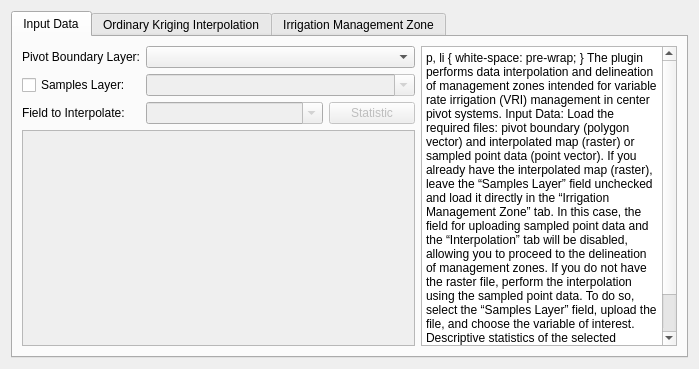
<?xml version="1.0" encoding="UTF-8"?>
<ui version="4.0">
 <class>PivoDialogBase</class>
 <widget class="QDialog" name="PivoDialogBase">
  <property name="geometry">
   <rect>
    <x>0</x>
    <y>0</y>
    <width>648</width>
    <height>334</height>
   </rect>
  </property>
  <property name="windowTitle">
   <string>VRI Pivo</string>
  </property>
  <property name="windowIcon">
   <iconset>
    <normaloff>icon.png</normaloff>icon.png</iconset>
  </property>
  <layout class="QGridLayout" name="gridLayout">
   <item row="0" column="0">
    <widget class="QTabWidget" name="tabWidget">
     <property name="currentIndex">
      <number>0</number>
     </property>
     <widget class="QWidget" name="tab_1">
      <attribute name="title">
       <string>Input Data</string>
      </attribute>
      <layout class="QGridLayout" name="gridLayout_3">
       <item row="0" column="1" colspan="3">
        <widget class="QgsMapLayerComboBox" name="mMapLayerComboBox_2"/>
       </item>
       <item row="7" column="0">
        <spacer name="horizontalSpacer">
         <property name="orientation">
          <enum>Qt::Horizontal</enum>
         </property>
         <property name="sizeHint" stdset="0">
          <size>
           <width>40</width>
           <height>1</height>
          </size>
         </property>
        </spacer>
       </item>
       <item row="7" column="2">
        <spacer name="horizontalSpacer_4">
         <property name="orientation">
          <enum>Qt::Horizontal</enum>
         </property>
         <property name="sizeHint" stdset="0">
          <size>
           <width>40</width>
           <height>1</height>
          </size>
         </property>
        </spacer>
       </item>
       <item row="2" column="0">
        <widget class="QLabel" name="label_9">
         <property name="sizePolicy">
          <sizepolicy hsizetype="Preferred" vsizetype="Preferred">
           <horstretch>0</horstretch>
           <verstretch>0</verstretch>
          </sizepolicy>
         </property>
         <property name="text">
          <string>Field to Interpolate:</string>
         </property>
        </widget>
       </item>
       <item row="7" column="1">
        <spacer name="horizontalSpacer_2">
         <property name="orientation">
          <enum>Qt::Horizontal</enum>
         </property>
         <property name="sizeHint" stdset="0">
          <size>
           <width>40</width>
           <height>1</height>
          </size>
         </property>
        </spacer>
       </item>
       <item row="0" column="4" rowspan="7">
        <widget class="QTextBrowser" name="textBrowser_3">
         <property name="sizePolicy">
          <sizepolicy hsizetype="Fixed" vsizetype="Expanding">
           <horstretch>0</horstretch>
           <verstretch>0</verstretch>
          </sizepolicy>
         </property>
         <property name="html">
          <string>&lt;!DOCTYPE HTML PUBLIC &quot;-//W3C//DTD HTML 4.0//EN&quot; &quot;http://www.w3.org/TR/REC-html40/strict.dtd&quot;&gt;
&lt;html&gt;&lt;head&gt;&lt;meta name=&quot;qrichtext&quot; content=&quot;1&quot; /&gt;&lt;style type=&quot;text/css&quot;&gt;
p, li { white-space: pre-wrap; }
&lt;/style&gt;&lt;/head&gt;&lt;body style=&quot; font-family:'MS Shell Dlg 2'; font-size:8.25pt; font-weight:400; font-style:normal;&quot;&gt;
&lt;p style=&quot; margin-top:0px; margin-bottom:0px; margin-left:0px; margin-right:0px; -qt-block-indent:0; text-indent:0px;&quot;&gt;The plugin performs data interpolation and delineation of management zones intended for variable rate irrigation (VRI) management in center pivot systems.&lt;/p&gt;
&lt;p style=&quot;-qt-paragraph-type:empty; margin-top:0px; margin-bottom:0px; margin-left:0px; margin-right:0px; -qt-block-indent:0; text-indent:0px;&quot;&gt;&lt;br /&gt;&lt;/p&gt;
&lt;p style=&quot; margin-top:0px; margin-bottom:12px; margin-left:0px; margin-right:0px; -qt-block-indent:0; text-indent:0px;&quot;&gt;&lt;span style=&quot; font-weight:600;&quot;&gt;Input Data:&lt;/span&gt;&lt;/p&gt;
&lt;p style=&quot; margin-top:0px; margin-bottom:12px; margin-left:0px; margin-right:0px; -qt-block-indent:0; text-indent:0px;&quot;&gt;Load the required files: pivot boundary (polygon vector) and interpolated map (raster) or sampled point data (point vector).&lt;/p&gt;
&lt;p style=&quot; margin-top:0px; margin-bottom:0px; margin-left:0px; margin-right:0px; -qt-block-indent:0; text-indent:0px;&quot;&gt;If you already have the interpolated map (raster), leave the “Samples Layer” field unchecked and load it directly in the “Irrigation Management Zone” tab. In this case, the field for uploading sampled point data and the “Interpolation” tab will be disabled, allowing you to proceed to the delineation of management zones.&lt;/p&gt;
&lt;p style=&quot;-qt-paragraph-type:empty; margin-top:0px; margin-bottom:0px; margin-left:0px; margin-right:0px; -qt-block-indent:0; text-indent:0px;&quot;&gt;&lt;br /&gt;&lt;/p&gt;
&lt;p style=&quot; margin-top:0px; margin-bottom:0px; margin-left:0px; margin-right:0px; -qt-block-indent:0; text-indent:0px;&quot;&gt;If you do not have the raster file, perform the interpolation using the sampled point data. To do so, select the “Samples Layer” field, upload the file, and choose the variable of interest. Descriptive statistics of the selected variable can be viewed before proceeding.&lt;/p&gt;
&lt;p style=&quot;-qt-paragraph-type:empty; margin-top:0px; margin-bottom:0px; margin-left:0px; margin-right:0px; -qt-block-indent:0; text-indent:0px;&quot;&gt;&lt;br /&gt;&lt;/p&gt;
&lt;p style=&quot; margin-top:0px; margin-bottom:0px; margin-left:0px; margin-right:0px; -qt-block-indent:0; text-indent:0px;&quot;&gt;&lt;span style=&quot; font-weight:600;&quot;&gt;Note:&lt;/span&gt; All files must be in the UTM projection system.&lt;/p&gt;&lt;/body&gt;&lt;/html&gt;</string>
         </property>
        </widget>
       </item>
       <item row="1" column="1" colspan="3">
        <widget class="QgsMapLayerComboBox" name="mMapLayerComboBox">
         <property name="enabled">
          <bool>false</bool>
         </property>
         <property name="editable">
          <bool>true</bool>
         </property>
        </widget>
       </item>
       <item row="7" column="3">
        <spacer name="horizontalSpacer_5">
         <property name="orientation">
          <enum>Qt::Horizontal</enum>
         </property>
         <property name="sizeHint" stdset="0">
          <size>
           <width>40</width>
           <height>1</height>
          </size>
         </property>
        </spacer>
       </item>
       <item row="2" column="1" colspan="2">
        <widget class="QgsFieldComboBox" name="mFieldComboBox">
         <property name="enabled">
          <bool>false</bool>
         </property>
         <property name="editable">
          <bool>true</bool>
         </property>
        </widget>
       </item>
       <item row="2" column="3">
        <widget class="QPushButton" name="pushButton">
         <property name="enabled">
          <bool>false</bool>
         </property>
         <property name="text">
          <string>Statistic</string>
         </property>
        </widget>
       </item>
       <item row="0" column="0">
        <widget class="QLabel" name="label_3">
         <property name="sizePolicy">
          <sizepolicy hsizetype="Fixed" vsizetype="Preferred">
           <horstretch>0</horstretch>
           <verstretch>0</verstretch>
          </sizepolicy>
         </property>
         <property name="text">
          <string>Pivot Boundary Layer:</string>
         </property>
        </widget>
       </item>
       <item row="7" column="4">
        <spacer name="horizontalSpacer_3">
         <property name="orientation">
          <enum>Qt::Horizontal</enum>
         </property>
         <property name="sizeHint" stdset="0">
          <size>
           <width>40</width>
           <height>1</height>
          </size>
         </property>
        </spacer>
       </item>
       <item row="1" column="0">
        <widget class="QCheckBox" name="checkBox_8">
         <property name="text">
          <string>Samples Layer:</string>
         </property>
         <property name="checked">
          <bool>false</bool>
         </property>
        </widget>
       </item>
       <item row="3" column="0" rowspan="4" colspan="4">
        <widget class="QTableWidget" name="tableWidget">
         <property name="enabled">
          <bool>false</bool>
         </property>
        </widget>
       </item>
      </layout>
     </widget>
     <widget class="QWidget" name="tab_2">
      <attribute name="title">
       <string>Ordinary Kriging Interpolation</string>
      </attribute>
      <layout class="QGridLayout" name="gridLayout_4">
       <item row="0" column="0" colspan="3">
        <widget class="QGroupBox" name="groupBox_4">
         <property name="title">
          <string/>
         </property>
         <layout class="QGridLayout" name="gridLayout_7">
          <item row="5" column="1">
           <spacer name="horizontalSpacer_17">
            <property name="orientation">
             <enum>Qt::Horizontal</enum>
            </property>
            <property name="sizeHint" stdset="0">
             <size>
              <width>40</width>
              <height>1</height>
             </size>
            </property>
           </spacer>
          </item>
          <item row="5" column="2">
           <spacer name="horizontalSpacer_18">
            <property name="orientation">
             <enum>Qt::Horizontal</enum>
            </property>
            <property name="sizeHint" stdset="0">
             <size>
              <width>40</width>
              <height>1</height>
             </size>
            </property>
           </spacer>
          </item>
          <item row="3" column="1" colspan="3">
           <widget class="QComboBox" name="comboBox_8">
            <item>
             <property name="text">
              <string>[0] Standard Deviation</string>
             </property>
            </item>
            <item>
             <property name="text">
              <string>[1] Variance</string>
             </property>
            </item>
           </widget>
          </item>
          <item row="5" column="3">
           <spacer name="horizontalSpacer_7">
            <property name="orientation">
             <enum>Qt::Horizontal</enum>
            </property>
            <property name="sizeHint" stdset="0">
             <size>
              <width>40</width>
              <height>1</height>
             </size>
            </property>
           </spacer>
          </item>
          <item row="4" column="0">
           <widget class="QLabel" name="label_18">
            <property name="sizePolicy">
             <sizepolicy hsizetype="Fixed" vsizetype="Preferred">
              <horstretch>0</horstretch>
              <verstretch>0</verstretch>
             </sizepolicy>
            </property>
            <property name="text">
             <string>Fit:</string>
            </property>
           </widget>
          </item>
          <item row="1" column="0">
           <widget class="QLabel" name="label_2">
            <property name="text">
             <string>Range of Nearest Points:</string>
            </property>
           </widget>
          </item>
          <item row="3" column="0">
           <widget class="QLabel" name="label_19">
            <property name="sizePolicy">
             <sizepolicy hsizetype="Fixed" vsizetype="Preferred">
              <horstretch>0</horstretch>
              <verstretch>0</verstretch>
             </sizepolicy>
            </property>
            <property name="minimumSize">
             <size>
              <width>140</width>
              <height>0</height>
             </size>
            </property>
            <property name="maximumSize">
             <size>
              <width>140</width>
              <height>16777215</height>
             </size>
            </property>
            <property name="text">
             <string>Error Measure:</string>
            </property>
           </widget>
          </item>
          <item row="4" column="1" colspan="3">
           <widget class="QComboBox" name="comboBox_7">
            <property name="currentIndex">
             <number>1</number>
            </property>
            <item>
             <property name="text">
              <string>[0] nodes</string>
             </property>
            </item>
            <item>
             <property name="text">
              <string>[1] cell</string>
             </property>
            </item>
           </widget>
          </item>
          <item row="0" column="0">
           <widget class="QLabel" name="label_17">
            <property name="sizePolicy">
             <sizepolicy hsizetype="Minimum" vsizetype="Preferred">
              <horstretch>0</horstretch>
              <verstretch>0</verstretch>
             </sizepolicy>
            </property>
            <property name="text">
             <string>Cell size (meters):</string>
            </property>
           </widget>
          </item>
          <item row="5" column="0">
           <spacer name="horizontalSpacer_14">
            <property name="orientation">
             <enum>Qt::Horizontal</enum>
            </property>
            <property name="sizeType">
             <enum>QSizePolicy::Expanding</enum>
            </property>
            <property name="sizeHint" stdset="0">
             <size>
              <width>139</width>
              <height>1</height>
             </size>
            </property>
           </spacer>
          </item>
          <item row="1" column="1">
           <widget class="QLabel" name="label_20">
            <property name="sizePolicy">
             <sizepolicy hsizetype="Fixed" vsizetype="Preferred">
              <horstretch>0</horstretch>
              <verstretch>0</verstretch>
             </sizepolicy>
            </property>
            <property name="text">
             <string>Minimum</string>
            </property>
           </widget>
          </item>
          <item row="2" column="1">
           <widget class="QLabel" name="label_21">
            <property name="sizePolicy">
             <sizepolicy hsizetype="Fixed" vsizetype="Preferred">
              <horstretch>0</horstretch>
              <verstretch>0</verstretch>
             </sizepolicy>
            </property>
            <property name="text">
             <string>Maximum</string>
            </property>
           </widget>
          </item>
          <item row="1" column="2" colspan="2">
           <widget class="QSpinBox" name="spinBox_6">
            <property name="minimum">
             <number>0</number>
            </property>
            <property name="maximum">
             <number>999</number>
            </property>
            <property name="value">
             <number>5</number>
            </property>
           </widget>
          </item>
          <item row="2" column="2" colspan="2">
           <widget class="QSpinBox" name="spinBox_7">
            <property name="minimum">
             <number>0</number>
            </property>
            <property name="maximum">
             <number>999</number>
            </property>
            <property name="value">
             <number>20</number>
            </property>
           </widget>
          </item>
          <item row="0" column="1" colspan="3">
           <widget class="QSpinBox" name="spinBox_5"/>
          </item>
         </layout>
        </widget>
       </item>
       <item row="0" column="3" rowspan="3">
        <widget class="QTextBrowser" name="textBrowser">
         <property name="sizePolicy">
          <sizepolicy hsizetype="Fixed" vsizetype="Expanding">
           <horstretch>0</horstretch>
           <verstretch>0</verstretch>
          </sizepolicy>
         </property>
         <property name="html">
          <string>&lt;!DOCTYPE HTML PUBLIC &quot;-//W3C//DTD HTML 4.0//EN&quot; &quot;http://www.w3.org/TR/REC-html40/strict.dtd&quot;&gt;
&lt;html&gt;&lt;head&gt;&lt;meta name=&quot;qrichtext&quot; content=&quot;1&quot; /&gt;&lt;style type=&quot;text/css&quot;&gt;
p, li { white-space: pre-wrap; }
&lt;/style&gt;&lt;/head&gt;&lt;body style=&quot; font-family:'MS Shell Dlg 2'; font-size:8.25pt; font-weight:400; font-style:normal;&quot;&gt;
&lt;p style=&quot; margin-top:0px; margin-bottom:0px; margin-left:0px; margin-right:0px; -qt-block-indent:0; text-indent:0px;&quot;&gt;&lt;span style=&quot; font-weight:600;&quot;&gt;Interpolation:&lt;/span&gt;&lt;/p&gt;
&lt;p style=&quot;-qt-paragraph-type:empty; margin-top:0px; margin-bottom:0px; margin-left:0px; margin-right:0px; -qt-block-indent:0; text-indent:0px; font-weight:600;&quot;&gt;&lt;br /&gt;&lt;/p&gt;
&lt;p style=&quot; margin-top:0px; margin-bottom:0px; margin-left:0px; margin-right:0px; -qt-block-indent:0; text-indent:0px;&quot;&gt;Performs interpolation using Ordinary Kriging, implemented through SAGA Next Gen (version 9.10.0).&lt;/p&gt;
&lt;p style=&quot;-qt-paragraph-type:empty; margin-top:0px; margin-bottom:0px; margin-left:0px; margin-right:0px; -qt-block-indent:0; text-indent:0px;&quot;&gt;&lt;br /&gt;&lt;/p&gt;
&lt;p style=&quot; margin-top:0px; margin-bottom:0px; margin-left:0px; margin-right:0px; -qt-block-indent:0; text-indent:0px;&quot;&gt;The user must define the spatial resolution (pixel size), the minimum and maximum number of neighbors, and the type of prediction error.&lt;/p&gt;
&lt;p style=&quot;-qt-paragraph-type:empty; margin-top:0px; margin-bottom:0px; margin-left:0px; margin-right:0px; -qt-block-indent:0; text-indent:0px;&quot;&gt;&lt;br /&gt;&lt;/p&gt;
&lt;p style=&quot; margin-top:0px; margin-bottom:0px; margin-left:0px; margin-right:0px; -qt-block-indent:0; text-indent:0px;&quot;&gt;There is an option to perform automatic cross-validation using three available methods.&lt;/p&gt;
&lt;p style=&quot;-qt-paragraph-type:empty; margin-top:0px; margin-bottom:0px; margin-left:0px; margin-right:0px; -qt-block-indent:0; text-indent:0px;&quot;&gt;&lt;br /&gt;&lt;/p&gt;
&lt;p style=&quot; margin-top:0px; margin-bottom:0px; margin-left:0px; margin-right:0px; -qt-block-indent:0; text-indent:0px;&quot;&gt;At the end, reports containing the residuals and prediction errors are generated.&lt;/p&gt;
&lt;p style=&quot;-qt-paragraph-type:empty; margin-top:0px; margin-bottom:0px; margin-left:0px; margin-right:0px; -qt-block-indent:0; text-indent:0px;&quot;&gt;&lt;br /&gt;&lt;/p&gt;
&lt;p style=&quot; margin-top:0px; margin-bottom:0px; margin-left:0px; margin-right:0px; -qt-block-indent:0; text-indent:0px;&quot;&gt;When clicking on “Interpolate”, temporary files will be created.&lt;/p&gt;&lt;/body&gt;&lt;/html&gt;</string>
         </property>
        </widget>
       </item>
       <item row="1" column="0" colspan="3">
        <widget class="QGroupBox" name="groupBox_3">
         <property name="title">
          <string/>
         </property>
         <layout class="QGridLayout" name="gridLayout_6">
          <property name="topMargin">
           <number>9</number>
          </property>
          <item row="1" column="0">
           <widget class="QLabel" name="label_27">
            <property name="sizePolicy">
             <sizepolicy hsizetype="Fixed" vsizetype="Preferred">
              <horstretch>0</horstretch>
              <verstretch>0</verstretch>
             </sizepolicy>
            </property>
            <property name="minimumSize">
             <size>
              <width>140</width>
              <height>0</height>
             </size>
            </property>
            <property name="maximumSize">
             <size>
              <width>140</width>
              <height>16777215</height>
             </size>
            </property>
            <property name="text">
             <string>Cross Validation Subsamples:</string>
            </property>
           </widget>
          </item>
          <item row="1" column="1" colspan="3">
           <widget class="QSpinBox" name="spinBox_8">
            <property name="maximum">
             <number>999</number>
            </property>
            <property name="value">
             <number>10</number>
            </property>
           </widget>
          </item>
          <item row="2" column="2">
           <spacer name="horizontalSpacer_21">
            <property name="orientation">
             <enum>Qt::Horizontal</enum>
            </property>
            <property name="sizeHint" stdset="0">
             <size>
              <width>40</width>
              <height>1</height>
             </size>
            </property>
           </spacer>
          </item>
          <item row="2" column="0">
           <spacer name="horizontalSpacer_19">
            <property name="orientation">
             <enum>Qt::Horizontal</enum>
            </property>
            <property name="sizeHint" stdset="0">
             <size>
              <width>40</width>
              <height>1</height>
             </size>
            </property>
           </spacer>
          </item>
          <item row="2" column="1">
           <spacer name="horizontalSpacer_22">
            <property name="orientation">
             <enum>Qt::Horizontal</enum>
            </property>
            <property name="sizeHint" stdset="0">
             <size>
              <width>40</width>
              <height>1</height>
             </size>
            </property>
           </spacer>
          </item>
          <item row="0" column="1" colspan="3">
           <widget class="QComboBox" name="comboBox_9">
            <item>
             <property name="text">
              <string>[0] none</string>
             </property>
            </item>
            <item>
             <property name="text">
              <string>[1] leave one out</string>
             </property>
            </item>
            <item>
             <property name="text">
              <string>[2] 2-fold</string>
             </property>
            </item>
            <item>
             <property name="text">
              <string>[3] k-fold</string>
             </property>
            </item>
           </widget>
          </item>
          <item row="0" column="0">
           <widget class="QLabel" name="label_26">
            <property name="sizePolicy">
             <sizepolicy hsizetype="Fixed" vsizetype="Preferred">
              <horstretch>0</horstretch>
              <verstretch>0</verstretch>
             </sizepolicy>
            </property>
            <property name="text">
             <string>Cross Validation:</string>
            </property>
           </widget>
          </item>
          <item row="2" column="3">
           <spacer name="horizontalSpacer_20">
            <property name="orientation">
             <enum>Qt::Horizontal</enum>
            </property>
            <property name="sizeHint" stdset="0">
             <size>
              <width>40</width>
              <height>1</height>
             </size>
            </property>
           </spacer>
          </item>
         </layout>
        </widget>
       </item>
       <item row="2" column="0">
        <spacer name="horizontalSpacer_13">
         <property name="orientation">
          <enum>Qt::Horizontal</enum>
         </property>
         <property name="sizeHint" stdset="0">
          <size>
           <width>148</width>
           <height>20</height>
          </size>
         </property>
        </spacer>
       </item>
       <item row="2" column="1">
        <widget class="QPushButton" name="pushButton_2">
         <property name="text">
          <string>Interpolate</string>
         </property>
        </widget>
       </item>
       <item row="2" column="2">
        <spacer name="horizontalSpacer_6">
         <property name="orientation">
          <enum>Qt::Horizontal</enum>
         </property>
         <property name="sizeHint" stdset="0">
          <size>
           <width>103</width>
           <height>20</height>
          </size>
         </property>
        </spacer>
       </item>
      </layout>
     </widget>
     <widget class="QWidget" name="tab_3">
      <attribute name="title">
       <string>Irrigation Management Zone</string>
      </attribute>
      <layout class="QGridLayout" name="gridLayout_9">
       <item row="4" column="1" colspan="3">
        <widget class="QComboBox" name="comboBox_3">
         <item>
          <property name="text">
           <string>[0] random</string>
          </property>
         </item>
         <item>
          <property name="text">
           <string>[1] periodical</string>
          </property>
         </item>
         <item>
          <property name="text">
           <string>[2] keep values</string>
          </property>
         </item>
        </widget>
       </item>
       <item row="2" column="1" colspan="3">
        <widget class="QSpinBox" name="spinBox">
         <property name="minimum">
          <number>2</number>
         </property>
         <property name="maximum">
          <number>999</number>
         </property>
         <property name="value">
          <number>2</number>
         </property>
        </widget>
       </item>
       <item row="1" column="0">
        <widget class="QLabel" name="label_5">
         <property name="text">
          <string>Cluster Method:</string>
         </property>
        </widget>
       </item>
       <item row="7" column="1">
        <spacer name="horizontalSpacer_9">
         <property name="orientation">
          <enum>Qt::Horizontal</enum>
         </property>
         <property name="sizeHint" stdset="0">
          <size>
           <width>40</width>
           <height>1</height>
          </size>
         </property>
        </spacer>
       </item>
       <item row="7" column="0">
        <spacer name="horizontalSpacer_8">
         <property name="orientation">
          <enum>Qt::Horizontal</enum>
         </property>
         <property name="sizeHint" stdset="0">
          <size>
           <width>40</width>
           <height>1</height>
          </size>
         </property>
        </spacer>
       </item>
       <item row="3" column="3">
        <widget class="QCheckBox" name="checkBox">
         <property name="text">
          <string>Normalise</string>
         </property>
        </widget>
       </item>
       <item row="6" column="0" colspan="4">
        <widget class="QGroupBox" name="groupBox_2">
         <property name="sizePolicy">
          <sizepolicy hsizetype="Preferred" vsizetype="Fixed">
           <horstretch>0</horstretch>
           <verstretch>0</verstretch>
          </sizepolicy>
         </property>
         <property name="title">
          <string>Variable Rate Irrigation by Speed</string>
         </property>
         <layout class="QGridLayout" name="gridLayout_5">
          <item row="0" column="0">
           <widget class="QCheckBox" name="checkBox_4">
            <property name="text">
             <string>VRI Speed Control</string>
            </property>
           </widget>
          </item>
          <item row="1" column="0">
           <widget class="QLabel" name="label_4">
            <property name="text">
             <string>Rotation Angle:</string>
            </property>
           </widget>
          </item>
          <item row="1" column="1">
           <widget class="QComboBox" name="comboBox">
            <property name="enabled">
             <bool>false</bool>
            </property>
            <property name="currentIndex">
             <number>1</number>
            </property>
            <item>
             <property name="text">
              <string>[0] 360 (1 in 1 degree)</string>
             </property>
            </item>
            <item>
             <property name="text">
              <string>[1] 72 (5 in 5 degrees)</string>
             </property>
            </item>
           </widget>
          </item>
          <item row="0" column="1">
           <widget class="QCheckBox" name="checkBox_7">
            <property name="text">
             <string>Speed Control Statistics</string>
            </property>
           </widget>
          </item>
         </layout>
        </widget>
       </item>
       <item row="3" column="0">
        <widget class="QLabel" name="label_7">
         <property name="text">
          <string>Maximum Iterations:</string>
         </property>
        </widget>
       </item>
       <item row="4" column="0">
        <widget class="QLabel" name="label_8">
         <property name="text">
          <string>Start Partition:</string>
         </property>
        </widget>
       </item>
       <item row="1" column="1" colspan="3">
        <widget class="QComboBox" name="comboBox_2">
         <property name="currentIndex">
          <number>1</number>
         </property>
         <item>
          <property name="text">
           <string>[0] Iterative Minimum Distance (Forgy 1965)</string>
          </property>
         </item>
         <item>
          <property name="text">
           <string>[1] Hill-Climbing (Rubin 1967)</string>
          </property>
         </item>
         <item>
          <property name="text">
           <string>[2] Combined Minimum Distance / Hillclimbing</string>
          </property>
         </item>
        </widget>
       </item>
       <item row="5" column="0" colspan="4">
        <widget class="QGroupBox" name="groupBox">
         <property name="sizePolicy">
          <sizepolicy hsizetype="Preferred" vsizetype="Fixed">
           <horstretch>0</horstretch>
           <verstretch>0</verstretch>
          </sizepolicy>
         </property>
         <property name="title">
          <string>Variable Rate Irrigation by Zones</string>
         </property>
         <layout class="QGridLayout" name="gridLayout_2">
          <item row="0" column="0">
           <widget class="QCheckBox" name="checkBox_5">
            <property name="text">
             <string>VRI Zone Control </string>
            </property>
           </widget>
          </item>
          <item row="0" column="1">
           <widget class="QCheckBox" name="checkBox_6">
            <property name="text">
             <string>Zone Control Statistics </string>
            </property>
           </widget>
          </item>
         </layout>
        </widget>
       </item>
       <item row="7" column="4">
        <spacer name="horizontalSpacer_12">
         <property name="orientation">
          <enum>Qt::Horizontal</enum>
         </property>
         <property name="sizeHint" stdset="0">
          <size>
           <width>40</width>
           <height>1</height>
          </size>
         </property>
        </spacer>
       </item>
       <item row="3" column="1" colspan="2">
        <widget class="QSpinBox" name="spinBox_2">
         <property name="maximum">
          <number>999</number>
         </property>
         <property name="value">
          <number>300</number>
         </property>
        </widget>
       </item>
       <item row="7" column="2">
        <spacer name="horizontalSpacer_10">
         <property name="orientation">
          <enum>Qt::Horizontal</enum>
         </property>
         <property name="sizeHint" stdset="0">
          <size>
           <width>40</width>
           <height>1</height>
          </size>
         </property>
        </spacer>
       </item>
       <item row="7" column="3">
        <spacer name="horizontalSpacer_11">
         <property name="orientation">
          <enum>Qt::Horizontal</enum>
         </property>
         <property name="sizeHint" stdset="0">
          <size>
           <width>40</width>
           <height>1</height>
          </size>
         </property>
        </spacer>
       </item>
       <item row="2" column="0">
        <widget class="QLabel" name="label_6">
         <property name="text">
          <string>N° Clusters:</string>
         </property>
        </widget>
       </item>
       <item row="0" column="0">
        <widget class="QLabel" name="label_10">
         <property name="text">
          <string>Input Raster:</string>
         </property>
        </widget>
       </item>
       <item row="0" column="4" rowspan="7">
        <layout class="QVBoxLayout" name="verticalLayout">
         <item>
          <widget class="QTextBrowser" name="textBrowser_2">
           <property name="sizePolicy">
            <sizepolicy hsizetype="Fixed" vsizetype="Expanding">
             <horstretch>0</horstretch>
             <verstretch>0</verstretch>
            </sizepolicy>
           </property>
           <property name="html">
            <string>&lt;!DOCTYPE HTML PUBLIC &quot;-//W3C//DTD HTML 4.0//EN&quot; &quot;http://www.w3.org/TR/REC-html40/strict.dtd&quot;&gt;
&lt;html&gt;&lt;head&gt;&lt;meta name=&quot;qrichtext&quot; content=&quot;1&quot; /&gt;&lt;style type=&quot;text/css&quot;&gt;
p, li { white-space: pre-wrap; }
&lt;/style&gt;&lt;/head&gt;&lt;body style=&quot; font-family:'MS Shell Dlg 2'; font-size:8.25pt; font-weight:400; font-style:normal;&quot;&gt;
&lt;p style=&quot; margin-top:0px; margin-bottom:0px; margin-left:0px; margin-right:0px; -qt-block-indent:0; text-indent:0px;&quot;&gt;&lt;span style=&quot; font-weight:600;&quot;&gt;Irrigation Management Zone:&lt;/span&gt;&lt;/p&gt;
&lt;p style=&quot;-qt-paragraph-type:empty; margin-top:0px; margin-bottom:0px; margin-left:0px; margin-right:0px; -qt-block-indent:0; text-indent:0px;&quot;&gt;&lt;br /&gt;&lt;/p&gt;
&lt;p style=&quot; margin-top:0px; margin-bottom:0px; margin-left:0px; margin-right:0px; -qt-block-indent:0; text-indent:0px;&quot;&gt;Performs fuzzy k-means clustering to create management zones for Variable Rate Irrigation (VRI), considering two geometric formats:&lt;/p&gt;
&lt;p style=&quot;-qt-paragraph-type:empty; margin-top:0px; margin-bottom:0px; margin-left:0px; margin-right:0px; -qt-block-indent:0; text-indent:0px;&quot;&gt;&lt;br /&gt;&lt;/p&gt;
&lt;p style=&quot; margin-top:0px; margin-bottom:0px; margin-left:0px; margin-right:0px; -qt-block-indent:0; text-indent:0px;&quot;&gt;• VRI Zone Control: generates irregular zones for sprinkler-based sector control;&lt;/p&gt;
&lt;p style=&quot;-qt-paragraph-type:empty; margin-top:0px; margin-bottom:0px; margin-left:0px; margin-right:0px; -qt-block-indent:0; text-indent:0px;&quot;&gt;&lt;br /&gt;&lt;/p&gt;
&lt;p style=&quot; margin-top:0px; margin-bottom:0px; margin-left:0px; margin-right:0px; -qt-block-indent:0; text-indent:0px;&quot;&gt;• VRI Speed Control: generates “pizza-slice” shaped zones for pivot speed control.&lt;/p&gt;
&lt;p style=&quot; margin-top:0px; margin-bottom:0px; margin-left:0px; margin-right:0px; -qt-block-indent:0; text-indent:0px;&quot;&gt;The user must define the raster file to be used, the number of zones, and the clustering method.&lt;/p&gt;
&lt;p style=&quot;-qt-paragraph-type:empty; margin-top:0px; margin-bottom:0px; margin-left:0px; margin-right:0px; -qt-block-indent:0; text-indent:0px;&quot;&gt;&lt;br /&gt;&lt;/p&gt;
&lt;p style=&quot; margin-top:0px; margin-bottom:0px; margin-left:0px; margin-right:0px; -qt-block-indent:0; text-indent:0px;&quot;&gt;For VRI Speed Control, it is possible to choose between two pivot rotation angles (1° or 5°).&lt;/p&gt;
&lt;p style=&quot;-qt-paragraph-type:empty; margin-top:0px; margin-bottom:0px; margin-left:0px; margin-right:0px; -qt-block-indent:0; text-indent:0px;&quot;&gt;&lt;br /&gt;&lt;/p&gt;
&lt;p style=&quot; margin-top:0px; margin-bottom:0px; margin-left:0px; margin-right:0px; -qt-block-indent:0; text-indent:0px;&quot;&gt;&lt;span style=&quot; font-weight:600;&quot;&gt;Note:&lt;/span&gt; It is recommended to define the number of zones based on parameters calculated externally or according to historical knowledge of the area. &lt;span style=&quot; font-size:8pt;&quot;&gt;It is also recommended that the number of clusters range from 2 to 6 zones, so that the result is operationally feasible. However, this number will depend on the intended application of the results and on the equipment’s ability to vary the water application rate.&lt;/span&gt;&lt;/p&gt;
&lt;p style=&quot;-qt-paragraph-type:empty; margin-top:0px; margin-bottom:0px; margin-left:0px; margin-right:0px; -qt-block-indent:0; text-indent:0px;&quot;&gt;&lt;br /&gt;&lt;/p&gt;
&lt;p style=&quot; margin-top:0px; margin-bottom:0px; margin-left:0px; margin-right:0px; -qt-block-indent:0; text-indent:0px;&quot;&gt;When clicking on “Execute,” temporary files will be generated.&lt;/p&gt;&lt;/body&gt;&lt;/html&gt;</string>
           </property>
          </widget>
         </item>
         <item>
          <widget class="QDialogButtonBox" name="button_box">
           <property name="enabled">
            <bool>true</bool>
           </property>
           <property name="sizePolicy">
            <sizepolicy hsizetype="Minimum" vsizetype="Minimum">
             <horstretch>0</horstretch>
             <verstretch>0</verstretch>
            </sizepolicy>
           </property>
           <property name="orientation">
            <enum>Qt::Horizontal</enum>
           </property>
           <property name="standardButtons">
            <set>QDialogButtonBox::Cancel|QDialogButtonBox::Ok</set>
           </property>
           <property name="centerButtons">
            <bool>false</bool>
           </property>
          </widget>
         </item>
        </layout>
       </item>
       <item row="0" column="1" colspan="3">
        <widget class="QgsMapLayerComboBox" name="mMapLayerComboBox_3">
         <property name="enabled">
          <bool>true</bool>
         </property>
        </widget>
       </item>
      </layout>
     </widget>
    </widget>
   </item>
  </layout>
 </widget>
 <customwidgets>
  <customwidget>
   <class>QgsFieldComboBox</class>
   <extends>QComboBox</extends>
   <header>qgsfieldcombobox.h</header>
  </customwidget>
  <customwidget>
   <class>QgsMapLayerComboBox</class>
   <extends>QComboBox</extends>
   <header>qgsmaplayercombobox.h</header>
  </customwidget>
 </customwidgets>
 <resources/>
 <connections>
  <connection>
   <sender>button_box</sender>
   <signal>accepted()</signal>
   <receiver>PivoDialogBase</receiver>
   <slot>accept()</slot>
   <hints>
    <hint type="sourcelabel">
     <x>9</x>
     <y>342</y>
    </hint>
    <hint type="destinationlabel">
     <x>20</x>
     <y>20</y>
    </hint>
   </hints>
  </connection>
  <connection>
   <sender>button_box</sender>
   <signal>rejected()</signal>
   <receiver>PivoDialogBase</receiver>
   <slot>reject()</slot>
   <hints>
    <hint type="sourcelabel">
     <x>9</x>
     <y>342</y>
    </hint>
    <hint type="destinationlabel">
     <x>20</x>
     <y>20</y>
    </hint>
   </hints>
  </connection>
 </connections>
</ui>
